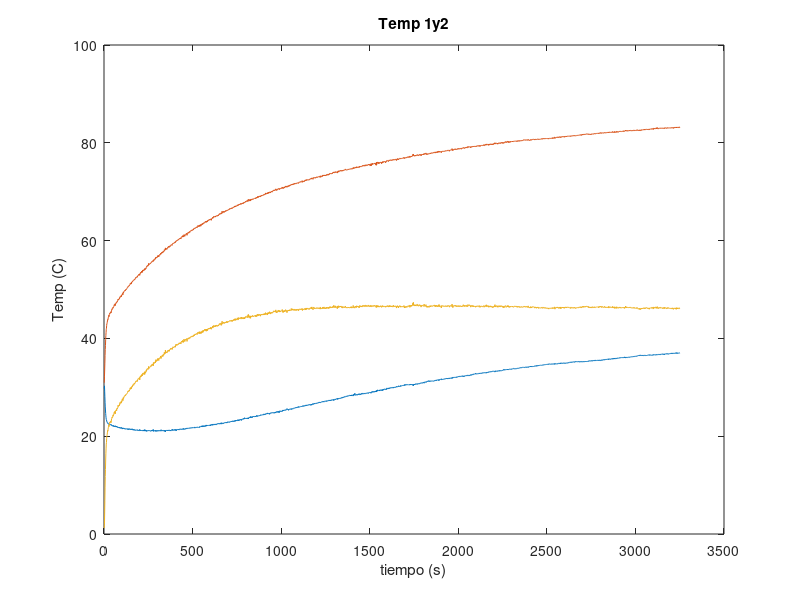
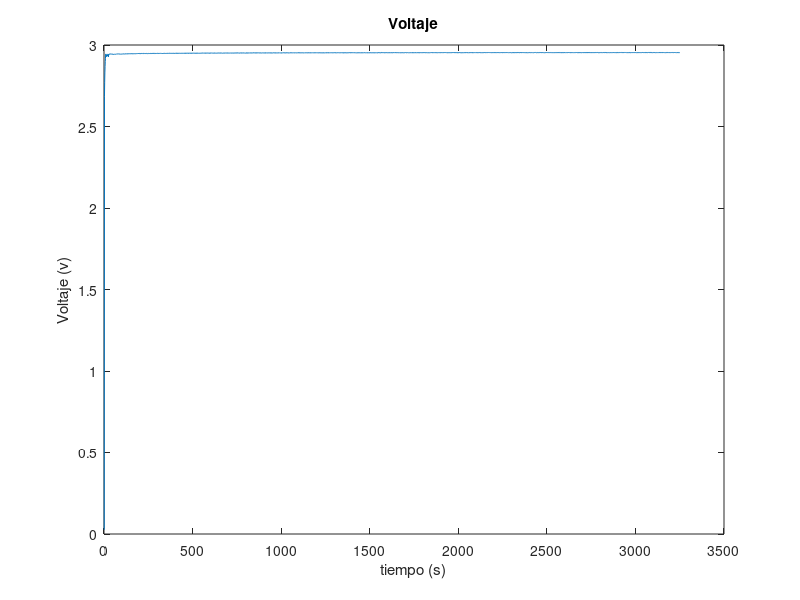
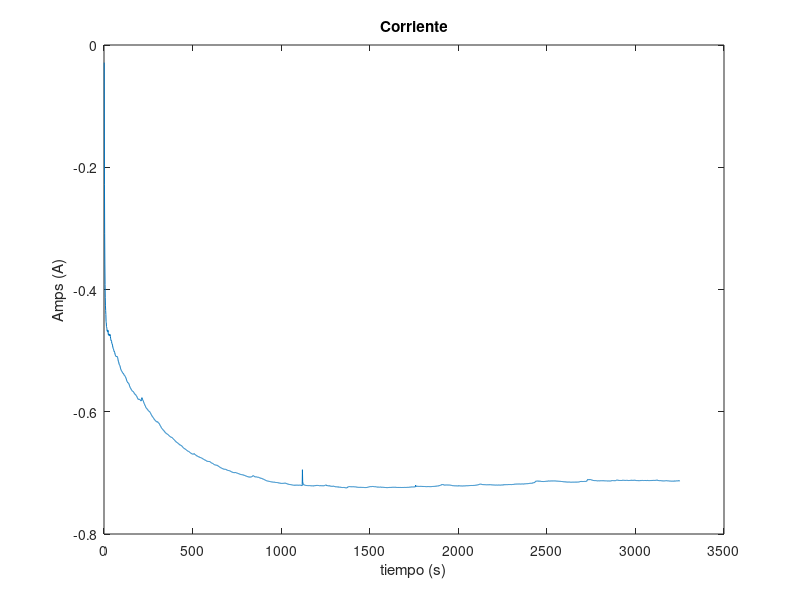
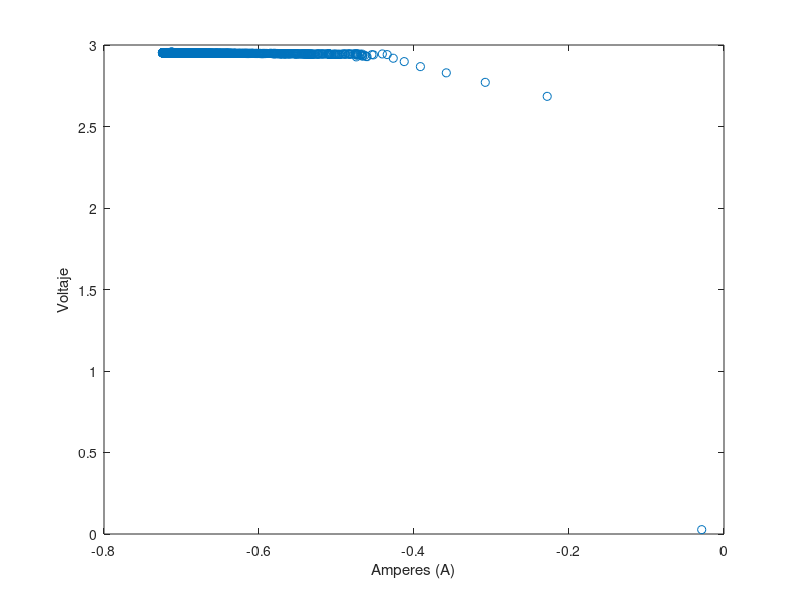

The MATLAB source for these figures, in order:
data = load('data_peltier.txt');

tiempo = data(:,1);
temp1 = data(:,2);
temp2 = data(:,3);
volt = data(:,4);
amps = data(:,5);


figure(1)
plot(tiempo,temp1*100,tiempo,temp2*100 ,tiempo,(temp2-temp1)*100)
xlabel('tiempo (s)')
ylabel('Temp (C)')
title('Temp 1y2')

figure(2)
plot(tiempo,volt)
xlabel('tiempo (s)')
ylabel('Voltaje (v)')
title('Voltaje')

figure(3)
plot(tiempo,amps)
xlabel('tiempo (s)')
ylabel('Amps (A)')
title('Corriente')

figure(4)
plot(amps,volt,'o')
xlabel('Amperes (A)')
ylabel('Voltaje')
title('')